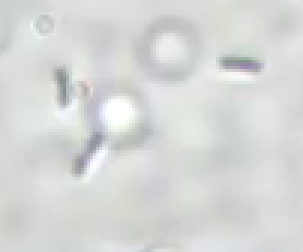
#> input picture microscopy/data/ecoli.png, 101 x 84 px (shown 3 times larger); the run also reads 1 picture not shown here
$ jupyter execute --allow-errors notes.ipynb   (shell and % lines are left out)
#> lines starting #> are read from the running program, lines starting #| are printed output that depends on the picture; after the words box and inside, x2 and y2 are one past the last pixel; in counts of white or black regions, pixels touching at a corner belong together
# Microscopy

<hr>

Objectives:
- Learn to analyze imaging data from microscopy.
- Learn how to use AI methods for microscopy at the example of image segmentation for bacteria.

## Optical Microscopy

Optical microscopes use an optical system of lenses and visible light to generate a magnified image of a sample. The maximum attainable magnification in current setups, due to physical limitations, is about 1000x. While other microscopy techniques with higher magnification exist, our use-cases typically require that the sample, e.g., a bacterial culture, can proliferate while being observed. This is currently not the case with methods like [atomic force microscopy (AFM)](https://en.wikipedia.org/wiki/Atomic_force_microscopy) and [electron microscopy](https://en.wikipedia.org/wiki/Electron_microscope).

## Image processing problems
When working with microscopy data, we usually begin with a stack of images.
Such images can be without a time-component, or snapshots of a process taken over time.

While all relevant information is within these images, we want to extract more abstract properties.
For example, we may see a bacteria moving from the left to the right, duplicating in the middle of its travel.
The abstract information that we will extract depends on the research question.
In this case, we may for example, be interested in the number and positions of all bacteria in this image.
This can then be more easily be further abstracted into, e.g., statistics about the interaction of bacteria and their single-cell
growth rates.

The main computational tasks can be grouped as follows:
- Label: Detect the presence of particular objects in an image.
- Segment: Additionally, detect the position of the objects, e.g., via a bounding box or at the pixel-level (segmentation).
- Track: Additionally, track the objects along the sequence of images.

## Image data in Python

Images are functions that assign a pixel a value.
In Python, microscopy images are usually represented as NumPy arrays of type `np.ndarray`.
The dimensionality of this array may vary, depending on the information that is stored in them.
The simplest case is a 2-dimensional array of the shape (H, W) with H being the height and W being the width of the image in pixels.

A simple gray-scale image in numpy is

[cell 1]
import numpy as np

H, W = 4, 4
img = np.zeros([H, W], dtype='int64')
img[0,0] = 1.0

print(img)

where all pixels of the 4x4 image are black (= 0) and the top-left pixel has value 1.
Without referring to a colormap that assigns values to colors, we cannot say as which color the 1 will show up the image.

We can view this image, e.g., with `matplotlib` by calling and using the `gray` that shows tones of gray between 0 and 1.
In this colormap, the 1 will be thus white.

[cell 2]
import matplotlib.pyplot as plt

plt.imshow(img, cmap='gray')

With color map `jet` we would have gotten a different picture.

[cell 3]
plt.imshow(img, cmap='jet')
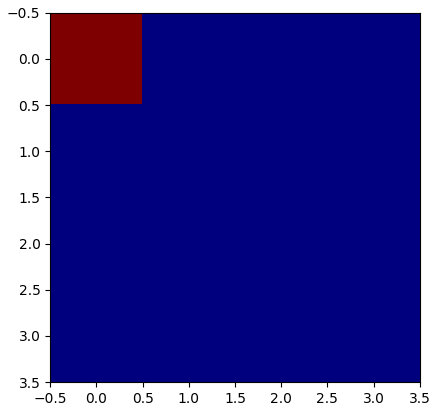
#> figure drawn by matplotlib, 1 panel

### RGB vs grayscale shapes
A single-channel grayscale image typically has array-shape `(H, W)` where each pixel contains one intensity value, as we have seen before.
An RGB image adds a third dimension for color channels `(H, W, 3)` representing red, green, and blue intensities.
To unify the treatment of grayscale and RGB images, some libraries expect all images to have 3 dimensions.
In this case, a grayscale image is not a 2-D array `(H, W)`, but a 3-D array `(H, W, 1)`; the latter simply adds an explicit channel dimension, which an be created with `image[..., None]` or `np.expand_dims(image, axis=-1)`.

Let us create an RGB image with a red pixel at the top.

[cell 4]
H, W, C = 4, 4, 3
img_rgb = np.zeros([H, W, C], dtype='int64')
img_rgb[0,0,:] = (255, 0, 0)  # (red, green, blue) from 0 to 255 -> pure red

plt.imshow(img_rgb)
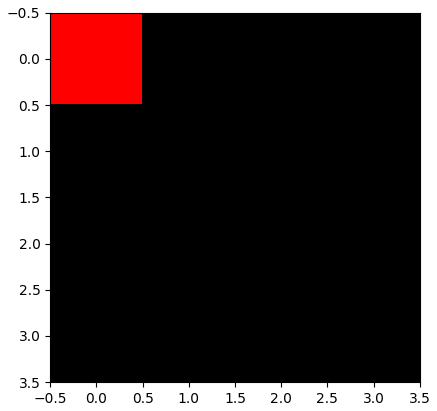
#> figure drawn by matplotlib, 1 panel

### Bit depth

In the previous images, we encoded values as `int64`. This is not necessarily always the case.
Image arrays come in different numeric types:

- `uint8` (0–255): Standard 8-bit grayscale or RGB images.
- `int16` to `int64` and  `uint16` to `uint64`: Often used for discrete labeling masks, though some libraries support only certain bit depths, making conversions frequently necessary.
In microscopy, raw intensities can range far beyond 0–255, so larger bit-width images are common.
- `float16` / `float32`: Continuous values, often used after normalization, especially for neural networks.

### Normalization
For machine learning, intensities are often normalized, e.g.:

- to the range $[0, 1]$
- or other ranges like integers in 0-99 or 0-255

This ensures that the network sees well-behaved data rather than wildly varying raw intensities.
While some NN-based frameworks normalize images internally for training and inference, it is good practice to normalize before: you will be using several frameworks are once, some of which do not normalize automatically. Also make sure to check within which ranges your framework expects values.

### Channel ordering
Images may have multiple channels (e.g., 1 for grayscale, 3 for RGB, several for fluorescence channels).
Two common conventions are:

- `(H, W, C)` (height, width, channels): typical for NumPy and most PIL/OpenCV operations.
- `(C, H, W)`: used by PyTorch tensors.

Mixing these up is one of the most frequent sources of bugs in image pipelines.

### As tensors

When moving from NumPy to deep learning frameworks like PyTorch, images are converted to **tensors**:

```python
import torch
image_tensor = torch.from_numpy(image_np)
```
Opposed to NumPy arrays, tensors may carry gradient information.
The default channel order in PyTorch is `(C,H,W)` shape, so images often need to be transposed:
```python
image = image.transpose(2, 0, 1)  # HWC to CHW
```

## Segmentation
In this lecture, we will focus on the segmentation problem at the example of bacterial cells.

The problem is often encoded as an image file and the output as a mask file. Both in pixel-accurate formats like `.tif`.
There are two different encodings for masks.
- **Binary masks** treat all foreground pixels as one class (0 = background, 1 = cell) and are suited for simple semantic segmentation when distinguishing foreground from background is sufficient.
- **Instance masks** give each object a unique label (0 = background, 1 = cell1, 2 = cell2, ...) and are preferred when object-level separation and counting are required, such as in crowded bacterial colonies.

We will study both problems, generating a binary mask and instance masks.

## Idealized Microscopic Data

We will start with idealized images of objects like they would be expected from bacteria visualized by microscopy.
For the purpose of simplicity, we first assume that our bacteria are disk-shaped, but can potentially overlap.

Let's install some libraries first.

[cell 5]
# Install necessary packages

# %pip install scikit-image
# %pip install opencv-python
# %pip install torch
# %pip install albumentations
# %pip install segmentation-models-pytorch
# %pip install pytorch-lightning
# %pip install cellpose

Below is code for a simple canvas we can draw on.

[cell 6]

import numpy as np
import matplotlib.pyplot as plt
import matplotlib
from pathlib import Path

import skimage
from skimage.draw import disk

class Canvas:
    """A simple canvas to draw shapes on."""
    x: int
    y: int
    img: np.ndarray

    def __init__(self, x: int, y: int) -> None:
        """Create a canvas.
        x: width
        y: length
        """
        self.x = x
        self.y = y
        self.img = np.zeros([x, y], dtype='int64')

    def disk(self, x: int, y: int, r: int) -> None:
        """Draw a disk.
        x, y: center
        r: radius
        """
        rr, cc = disk((x, y), r)
        self.img[rr, cc] = 1

    def show(self) -> None:
        """Show the canvas."""
        plt.imshow(self.img, cmap='gray')

Let's draw some circles. For the sake of challenge, two of them will overlap.
This rules out the simple approach of considering each connected component as an object.

[cell 7]
c: Canvas = Canvas(100, 100)
c.disk(20, 20, 10)
c.disk(35, 35, 15)
c.disk(60, 60, 8)
c.show()
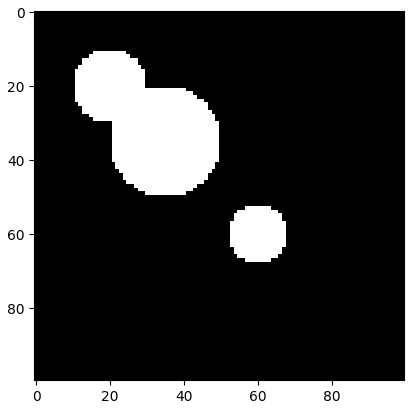
#> figure drawn by matplotlib, 1 panel

## Dealing with Overlaps: Distance Maxima and Watershedding

We now aim to perform an instance segmentation of this image. In particular, a so-called segmentation mask has the same dimensions as the original image, with each pixel value being the id of the object it belongs to.
The value 0 is reserved for the background.
In our case, 3 more values are to be assigned, 1, 2, and 3, corresponding to the 3 circle instances.

We solve this problem via a commonly used approach:
1. Generate a distance field to the background. The background is black and has value 0. Based on this, we assign each pixel a distance to the background.
2. Let the local maxima correspond to the centers of the objects.
3. Use the [Watershed algorithm](https://en.wikipedia.org/wiki/Watershed_(image_processing)) to assign the remaining pixels.

[cell 8]
from scipy import ndimage as ndi

# Compute distance to 0-valued background
distance: np.ndarray = ndi.distance_transform_edt(c.img)
assert isinstance(distance, np.ndarray), "ensure type"

# Show the distance field as a heatmap
plt.imshow(distance, cmap=plt.cm.jet);
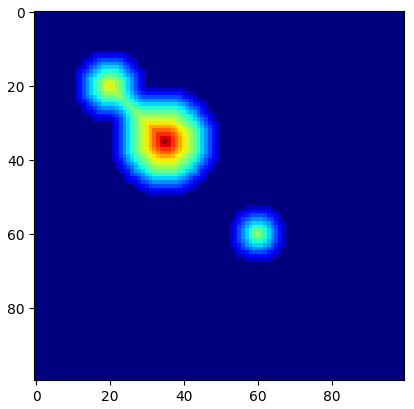
#> figure drawn by matplotlib, 1 panel

We next use `peak_local_max(...)` to find local maxima. The function has a parameter that specifies the locality: `footprint (ndarray of bools)` that is a mask for the local region within which to search for peaks at every point in `image`.

[cell 9]
from skimage.segmentation import watershed
from skimage.feature import peak_local_max


def find_watershed(
        img: np.ndarray,
        min_distance: int=10,
        footprint: np.ndarray=np.ones((10,10))
    ) -> tuple[np.ndarray, int]:
    """Find watershed segmentation of an image.

    Arguments:
        img: input image (2D array)
        min_distance: minimum distance between local maxima
        footprint: search area for local maxima

    Returns:
        labels: segmentation labels of pixels
        num_features: number of detected features
    """

    # Compute distance to background (background has value 0)
    distance: np.ndarray = ndi.distance_transform_edt(img)
    assert isinstance(distance, np.ndarray), "ensure type"

    # Get local (within footprint) maxima of the distance field
    # filter via minimum distance between maxima
    coords = peak_local_max(distance, labels=img, min_distance=min_distance, footprint=footprint)

    # Create segmentation labels for pixels
    mask = np.zeros(distance.shape, dtype=bool)
    mask[tuple(coords.T)] = True
    markers, num_features = ndi.label(mask)
    return watershed(-distance, markers, mask=img), num_features

labels, num_features = find_watershed(c.img)
plt.imshow(labels, cmap=plt.cm.nipy_spectral)
print("Number of cells:", num_features)
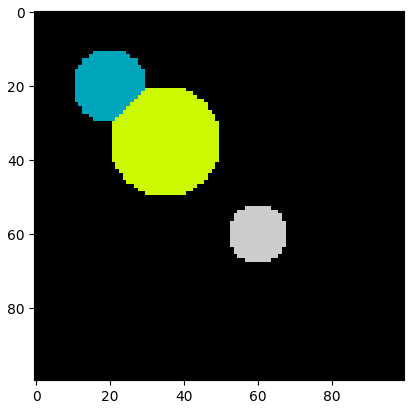
#> figure drawn by matplotlib, 1 panel

## Noise

Let's increase the difficulty by adding some noise.
Clearly the type of noise depends on the microscopy setup.
Cell debris, inhomogeneous illumination, and dist on the lense or the measurement setup are only a few examples.
For the sake of simplicity, we add random pixels as an idealized noise source.

The function `np.random.random(shape)` returns random floats of shape `shape`, with each pixel being uniformly random in $[0, 1)$.

By multiplying a random value for a pixel by a constant $c$ (here, 1.1) and casting it to an `int`, we obtain that a pixel is `1` with probability $c - 1$ (here, 0.1) and `0`, otherwise.

Using this value as additive noise, we obtain:

[cell 10]
img = c.img + (1.1 * np.random.random(c.img.shape)).astype("int64")
plt.imshow(img, cmap=plt.cm.gray);
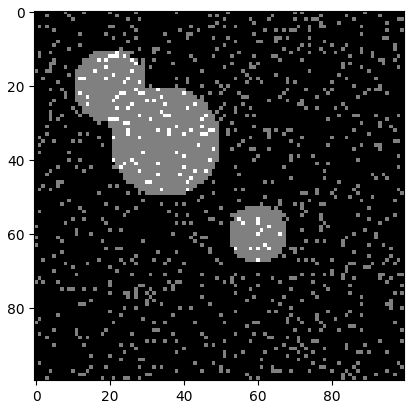
#> figure drawn by matplotlib, 1 panel

Let us try the watershed algorithm directly on the noisy image.

[cell 11]
labels, num_features = find_watershed(img)
plt.imshow(labels, cmap=plt.cm.nipy_spectral)
print("Number of cells:", num_features)
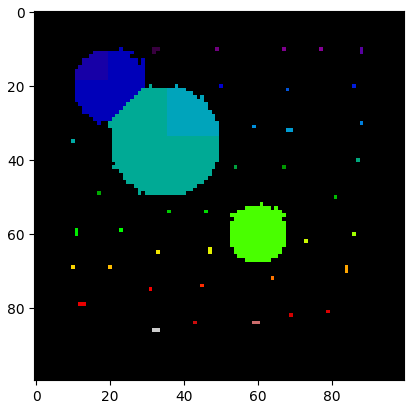
#> figure drawn by matplotlib, 1 panel

The segmentation and the number of cells is clearly off.
All the single pixels are recognized as small cells.

We can do some image preprocessing to fix this.
One idea to remove small speckles is to erode them - letting the background grow into the object, and in a second step grow back the remaining objects.
The idea is that small speckles will be deleted in the first step, while large objects are almost not altered by the two consecutive steps.

[cell 12]
from scipy.ndimage import binary_erosion, binary_dilation

# shrink
img_new = binary_erosion(img, iterations=5)

# grow
img_new = binary_dilation(img_new, iterations=5)

plt.imshow(img_new, cmap=plt.cm.nipy_spectral);
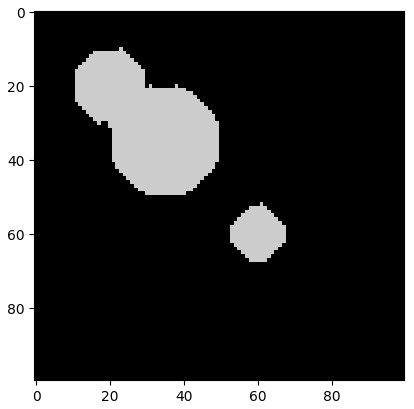
#> figure drawn by matplotlib, 1 panel

It worked! All the speckles are gone. The objects have changed shape a bit, but this should not impede the watershed algorithm too much.

Let's try it on the preprocessed image.

[cell 13]
labels, num_features = find_watershed(img_new)
plt.imshow(labels, cmap=plt.cm.nipy_spectral)
print("Number of cells:", num_features)

Indeed, the segmentation is correct! We are ready for real data.

## Microscopic data of *E. coli*

We have uploaded an image of *E. coli* that we took in our lab with a microfluidic setup, an inverted microscope (40x lense), and a Raspberry Pi + camera.
The image `data/ecoli.png` is a crop of this image showing 3 bacteria.

The length of an *E. coli* is roughly 2 um, giving us a rough idea of the size of the crop as about 15 um x 15 um.

Since we do not expect any relevant information in the colors, we convert the image to gray-scale.

[cell 14]
from skimage.color import rgb2gray

# Read image
img = skimage.io.imread("data/ecoli.png")
#> img is the input picture: shape (84, 101, 3); mean R, G, B 214.2, 216.7, 214.8

# Convert to grayscale
img = rgb2gray(img)
#> img: shape (84, 101) float64

plt.imshow(img, cmap=plt.cm.gray);

We observe three _E. coli_ and one speckle that is either a small _E. coli_ or not further identified debris. For our purpose, we aim to not count this as a cell. The image also shows some circles that are unintended.

Following our previously successful procedure, let us threshold the image. After scaling pixel values to be within 0 and 255, we chose 180 as the object-background threshold. The choice was done by playing around with the threshold and observing the output.

[cell 15]
img_bin = np.zeros(img.shape).astype("int64")
mask = (img*255 < 180)
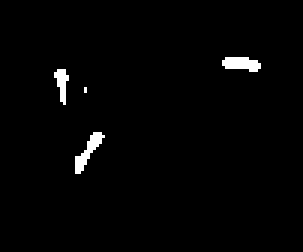
#> mask: shape (84, 101) bool (shown 3 times larger); 1.6% white; 4 white regions (1 under 20 px), largest, box (x1, y1, x2, y2) and area: (25, 44, 35, 58) 51, (74, 19, 87, 24) 48, (18, 23, 23, 35) 33
img_bin[mask] = 100
plt.imshow(img_bin, cmap=plt.cm.gray);
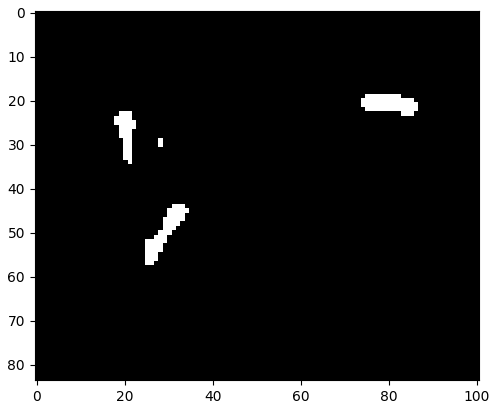
#> figure drawn by matplotlib, 1 panel

There is a small speckle observable that does not correspond to an *E. coli*. We can apply the erosion-dilation preprocessing that previously solved the problem with the pixel noise.

[cell 16]
img_bin = binary_erosion(img_bin, iterations=1)
img_bin = binary_dilation(img_bin, iterations=1)

plt.imshow(img_bin, cmap=plt.cm.gray);
#> (the rest of the program and of its run is left out)
